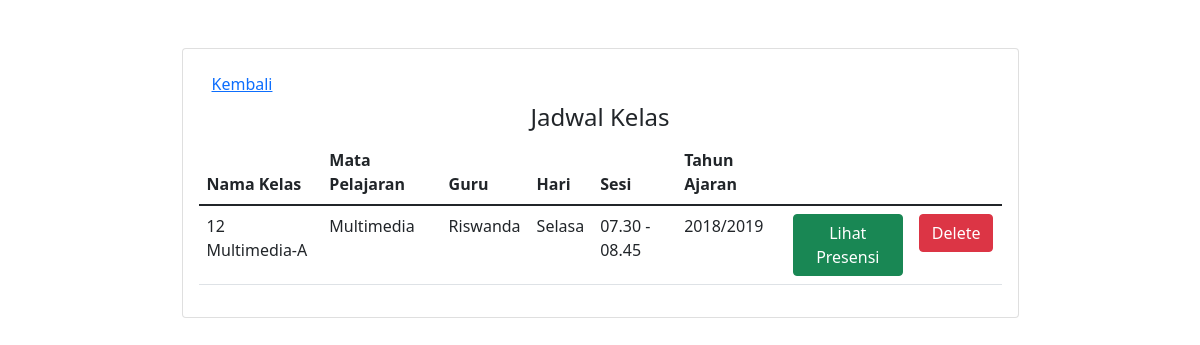
Page /kesiswaan/kelasmapel_list.php?kdkelas=XIIMA on the earlier database version.
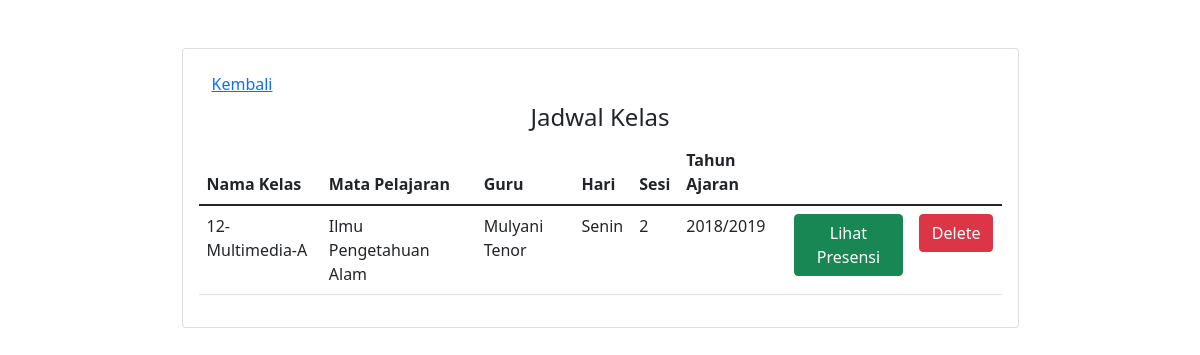
Same page on the later database version.
### tables this page shows
CREATE TABLE `kelasMataPelajaran` (
  `idKelasMapel` varchar(10) NOT NULL,
  `idKelas` varchar(10) NOT NULL,
  `idMapel` varchar(10) NOT NULL,
  `nip` int(16) NOT NULL,
  `idJadwal` varchar(10) NOT NULL,
  `tahunPelajaran` varchar(9) NOT NULL
);

CREATE TABLE `kelas` (
  `idKelas` varchar(5) NOT NULL,
  `deskripsiKelas` varchar(100) NOT NULL
);

CREATE TABLE `mataPelajaran` (
  `idMapel` varchar(10) NOT NULL,
  `namaMapel` varchar(50) NOT NULL
);

CREATE TABLE `guru` (
  `nip` int(16) NOT NULL,
  `namaGuru` varchar(40) NOT NULL,
  `tanggalLahirGuru` date NOT NULL,
  `jenisKelaminGuru` enum('Perempuan','Laki-laki') NOT NULL,
  `alamatGuru` varchar(50) NOT NULL,
  `noTelpGuru` varchar(15) NOT NULL
);

CREATE TABLE `jadwal` (
  `idJadwal` varchar(10) NOT NULL,
  `hari` varchar(10) NOT NULL,
  `sesi` varchar(15) NOT NULL
);

### kesiswaan/kelasmapel_list.php (the view, shortened to what this page needs)
<?php
include '../conn.php';
$idclass = $_GET['kdkelas'];
$sched = "SELECT * FROM kelasMataPelajaran inner join kelas on kelasMataPelajaran.idKelas = kelas.idKelas inner join mataPelajaran on kelasMataPelajaran.idMapel = mataPelajaran.idMapel inner join guru on kelasMataPelajaran.nip = guru.nip inner join jadwal on kelasMataPelajaran.idJadwal = jadwal.idJadwal where kelasMataPelajaran.idKelas = '$idclass'";
$q = mysqli_query($conn,$sched)
?>
<!DOCTYPE html>
<head>
    <link href="https://cdn.jsdelivr.net/npm/bootstrap@5.1.3/dist/css/bootstrap.min.css" rel="stylesheet">
</head>
<body>
    <div class="container">
        <div class="col-sm-9 mx-auto">
            <div class="card card-register my-5 card-body">
                <div>
                    <a href="kelas_list.php" class="btn btn-link">
                        Kembali
                    </a>
                </div>
                <h4 class="text-center"> Jadwal Kelas</h4>
                <table class="table">
                    <thead>
                        <tr>
                            <th scope="col">Nama Kelas</th>
                            <th scope="col">Mata Pelajaran </th>
                            <th scope="col">Guru </th>
                            <th scope="col">Hari </th>
                            <th scope="col">Sesi </th>
                            <th scope="col">Tahun Ajaran </th>
                        </tr>
                    </thead>
                    <tbody>
                    <?php
                        if(mysqli_num_rows($q)>0) {
                            while($data=mysqli_fetch_array($q)){
                                echo ("
                                <tr>
                                <td style: 'text-align : center'>".$data['deskripsiKelas']."</td>
                                <td style: 'text-align : center'>".$data['namaMapel']."</td>
                                <td style: 'text-align : center'>".$data['namaGuru']."</td>
                                <td style: 'text-align : center'>".$data['hari']."</td>
                                <td style: 'text-align : center'>".$data['sesi']."</td>
                                <td style: 'text-align : center'>".$data['tahunPelajaran']."</td>
                                <td><a href='presensi/presensi_list.php?idkelasmapel=".$data['idKelasMapel']."' class='btn btn-success'> Lihat Presensi </a> </td>
                                <td><a href='delete_kelasmapel.php?idkelasmapel=".$data['idKelasMapel']."' class='btn btn-danger'> Delete </a> </td>
                                ");
                            }} ?>
                    </tbody>
                </table>
            </div>
        </div>
    </div>
</body>
</html>

Differences in the rows shown:
changed kelasmatapelajaran: idKelas.deskripsiKelas "12 Multimedia-A" → "12-Multimedia-A"; idMapel.namaMapel "Multimedia" → "Ilmu Pengetahuan Alam"; nip.namaGuru "Riswanda" → "Mulyani Tenor"; idJadwal.hari "Selasa" → "Senin"; idJadwal.sesi "07.30 - 08.45" → "2"
